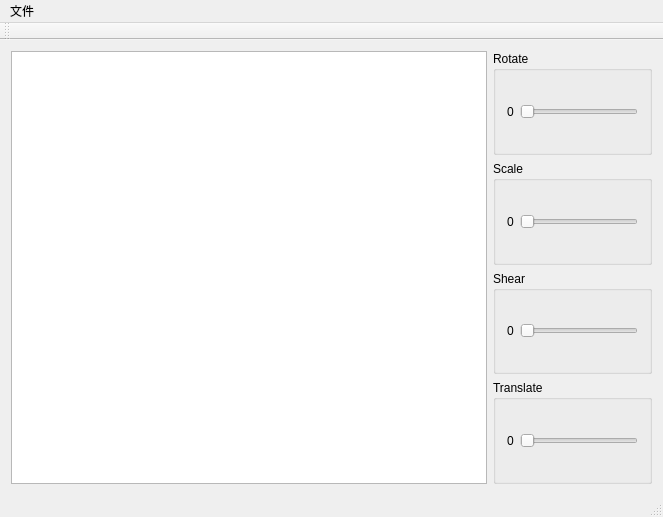
<?xml version="1.0" encoding="UTF-8"?>
<ui version="4.0">
 <class>MainWindow</class>
 <widget class="QMainWindow" name="MainWindow">
  <property name="geometry">
   <rect>
    <x>0</x>
    <y>0</y>
    <width>663</width>
    <height>517</height>
   </rect>
  </property>
  <property name="windowTitle">
   <string>MainWindow</string>
  </property>
  <widget class="QWidget" name="centralWidget">
   <layout class="QHBoxLayout" name="horizontalLayout_6">
    <item>
     <layout class="QHBoxLayout" name="horizontalLayout_5" stretch="3,1">
      <property name="sizeConstraint">
       <enum>QLayout::SetDefaultConstraint</enum>
      </property>
      <item>
       <widget class="QGraphicsView" name="graphicsView">
        <property name="sizePolicy">
         <sizepolicy hsizetype="Preferred" vsizetype="Preferred">
          <horstretch>0</horstretch>
          <verstretch>0</verstretch>
         </sizepolicy>
        </property>
        <property name="sizeAdjustPolicy">
         <enum>QAbstractScrollArea::AdjustToContents</enum>
        </property>
        <property name="transformationAnchor">
         <enum>QGraphicsView::AnchorViewCenter</enum>
        </property>
       </widget>
      </item>
      <item>
       <layout class="QVBoxLayout" name="verticalLayout">
        <item>
         <widget class="QGroupBox" name="rotateGroup">
          <property name="minimumSize">
           <size>
            <width>120</width>
            <height>0</height>
           </size>
          </property>
          <property name="title">
           <string>Rotate</string>
          </property>
          <layout class="QHBoxLayout" name="horizontalLayout">
           <item>
            <widget class="QLabel" name="rotateLabel">
             <property name="lineWidth">
              <number>3</number>
             </property>
             <property name="text">
              <string>0</string>
             </property>
            </widget>
           </item>
           <item>
            <widget class="QSlider" name="rotateSlider">
             <property name="orientation">
              <enum>Qt::Horizontal</enum>
             </property>
            </widget>
           </item>
          </layout>
          <zorder>rotateSlider</zorder>
          <zorder>scaleSlider</zorder>
          <zorder>scaleGroup</zorder>
          <zorder>horizontalSpacer</zorder>
          <zorder>horizontalSpacer</zorder>
         </widget>
        </item>
        <item>
         <widget class="QGroupBox" name="scaleGroup">
          <property name="minimumSize">
           <size>
            <width>100</width>
            <height>0</height>
           </size>
          </property>
          <property name="title">
           <string>Scale</string>
          </property>
          <layout class="QHBoxLayout" name="horizontalLayout_2">
           <item>
            <widget class="QLabel" name="scaleLabel">
             <property name="lineWidth">
              <number>3</number>
             </property>
             <property name="text">
              <string>0</string>
             </property>
            </widget>
           </item>
           <item>
            <widget class="QSlider" name="scaleSlider">
             <property name="orientation">
              <enum>Qt::Horizontal</enum>
             </property>
            </widget>
           </item>
          </layout>
         </widget>
        </item>
        <item>
         <widget class="QGroupBox" name="shearGroup">
          <property name="minimumSize">
           <size>
            <width>100</width>
            <height>0</height>
           </size>
          </property>
          <property name="title">
           <string>Shear</string>
          </property>
          <layout class="QHBoxLayout" name="horizontalLayout_3">
           <item>
            <widget class="QLabel" name="shearLabel">
             <property name="lineWidth">
              <number>3</number>
             </property>
             <property name="text">
              <string>0</string>
             </property>
            </widget>
           </item>
           <item>
            <widget class="QSlider" name="shearSlider">
             <property name="orientation">
              <enum>Qt::Horizontal</enum>
             </property>
             <property name="tickInterval">
              <number>4</number>
             </property>
            </widget>
           </item>
          </layout>
          <zorder>shearSlider</zorder>
          <zorder>scaleGroup</zorder>
          <zorder>horizontalSpacer_3</zorder>
         </widget>
        </item>
        <item>
         <widget class="QGroupBox" name="translateGroup">
          <property name="minimumSize">
           <size>
            <width>100</width>
            <height>0</height>
           </size>
          </property>
          <property name="title">
           <string>Translate</string>
          </property>
          <layout class="QHBoxLayout" name="horizontalLayout_4">
           <item>
            <widget class="QLabel" name="translateLabel">
             <property name="lineWidth">
              <number>3</number>
             </property>
             <property name="text">
              <string>0</string>
             </property>
            </widget>
           </item>
           <item>
            <widget class="QSlider" name="translateSlider">
             <property name="orientation">
              <enum>Qt::Horizontal</enum>
             </property>
            </widget>
           </item>
          </layout>
         </widget>
        </item>
       </layout>
      </item>
     </layout>
    </item>
   </layout>
  </widget>
  <widget class="QMenuBar" name="menuBar">
   <property name="geometry">
    <rect>
     <x>0</x>
     <y>0</y>
     <width>663</width>
     <height>28</height>
    </rect>
   </property>
   <widget class="QMenu" name="menu">
    <property name="title">
     <string>文件</string>
    </property>
    <addaction name="openImg"/>
    <addaction name="separator"/>
    <addaction name="quitAct"/>
   </widget>
   <addaction name="menu"/>
  </widget>
  <widget class="QToolBar" name="mainToolBar">
   <attribute name="toolBarArea">
    <enum>TopToolBarArea</enum>
   </attribute>
   <attribute name="toolBarBreak">
    <bool>false</bool>
   </attribute>
  </widget>
  <widget class="QStatusBar" name="statusBar"/>
  <action name="openImg">
   <property name="text">
    <string>打开</string>
   </property>
   <property name="shortcut">
    <string>Ctrl+O</string>
   </property>
  </action>
  <action name="quitAct">
   <property name="text">
    <string>退出</string>
   </property>
   <property name="shortcut">
    <string>Ctrl+Q</string>
   </property>
  </action>
 </widget>
 <layoutdefault spacing="6" margin="11"/>
 <resources/>
 <connections/>
</ui>
